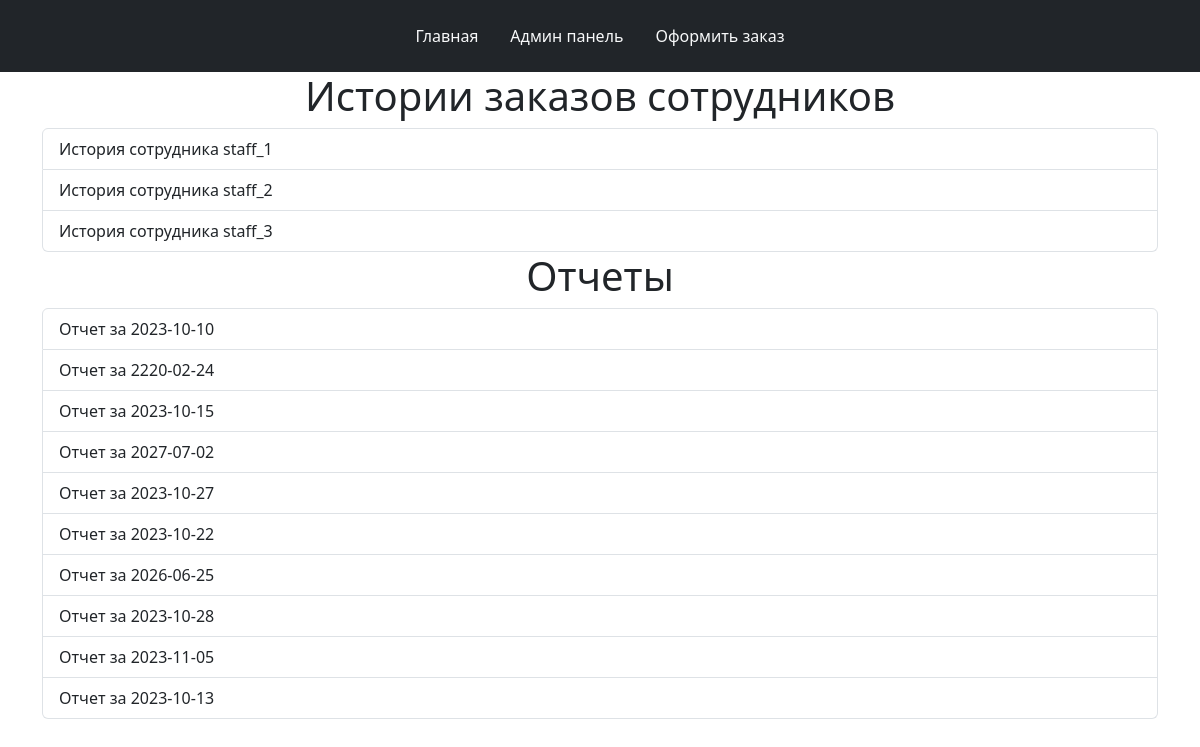
The page / on the database its author committed.
### corporate_food/models.py (models this page shows)
class Staffer(models.Model):
    name = models.CharField(max_length=24)
    class Meta:
        verbose_name = 'Сотрудник'
        verbose_name_plural = 'Сотрудники'
    def __str__(self):
        return self.name

### corporate_food/views.py (the view)
# urls.py: path('', view=views.index, name='index'),
def index(request):
    dates = Order.objects.values_list('date', flat=True).distinct()
    staffers = Staffer.objects.all()
    context = {
        'dates': dates,
        'staffers': staffers,
    }
    return render(request, 'corporate_food/base.html', context)

### corporate_food/templates/corporate_food/base.html (shortened to what this page needs)
{% load static %}
<!DOCTYPE html>
<html>
<head>
    <link href="https://cdn.jsdelivr.net/npm/bootstrap@5.3.2/dist/css/bootstrap.min.css" rel="stylesheet">
</head>
<body>
    <header>
        <nav class="navbar navbar-expand-lg bg-dark justify-content-center">
              <ul class="navbar-nav">
                <li class="nav-item p-2">
                  <a class="nav-link text-light" href="/" >Главная</a>
                </li>
                <li class="nav-item p-2">
                  <a class="nav-link text-light" href="/admin" target="_blank">Админ панель</a>
                </li>
                <li class="nav-item p-2">
                  <a class="nav-link text-light" href="{% url 'corporate_food:order' %}">Оформить заказ</a>
                </li>
              </ul>
        </nav>
      </header>
    {% block content %}
      <div class="container">
        <h1 class="text-center">Истории заказов сотрудников</h1>
        <div class="list-group">
          {% for staffer in staffers %}
            <a href="{% url 'corporate_food:history' staffer %}" class="list-group-item list-group-item-action" aria-current="true">
                История сотрудника {{ staffer }}
            </a>
          {% endfor %}
        </div>
      </div>
      <div class="container">
        <h1 class="text-center">Отчеты</h1>
        <div class="list-group">
          {% for date in dates %}
            <a href="{% url 'corporate_food:report' date|date:'Y-m-d' %}" class="list-group-item list-group-item-action" aria-current="true">
                Отчет за {{ date|date:'Y-m-d' }}
            </a>
          {% endfor %}
        </div>
      </div>
    {% endblock %}
</body>
</html>

### rows shown on the page
Staffer: name "staff_1"
Staffer: name "staff_2"
Staffer: name "staff_3"

### other values the page prints
{{ date|date:'Y-m-d' }} "2023-10-10" "2220-02-24" "2023-10-15" "2027-07-02" "2023-10-27" "2023-10-22" "2026-06-25" "2023-10-28" "2023-11-05" "2023-10-13"
